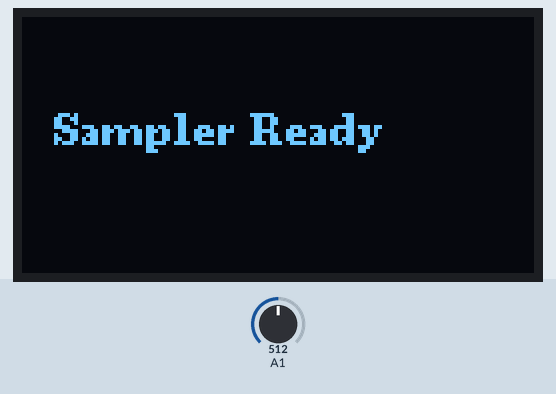
This sketch was run on a simulated Arduino Uno, built with avr-gcc and run on an emulated ATmega328P. On the bench: 128×64 one-colour display. The test bench sets the inputs (shaded band); at power-on: A1 = 512.

Above: at 0.2 s.
At 0.9 s:
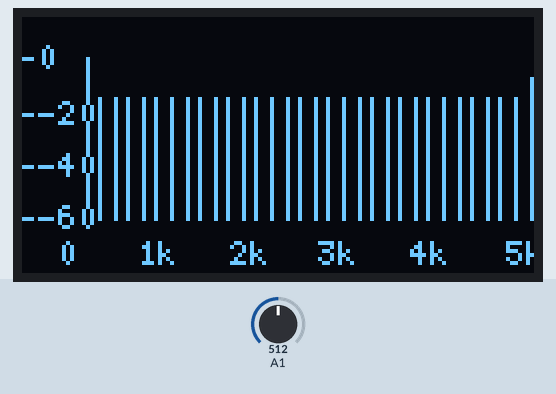
At 1.4 s:
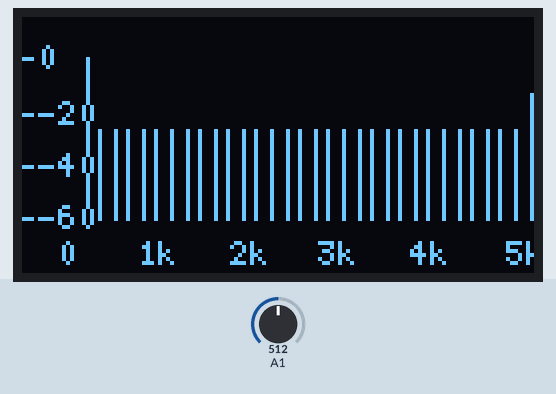
At 1.9 s:
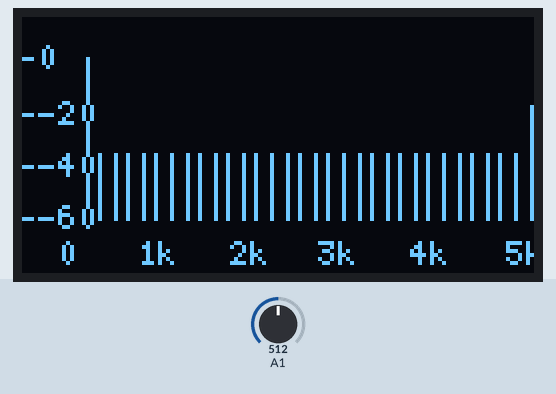
At 4.3 s:
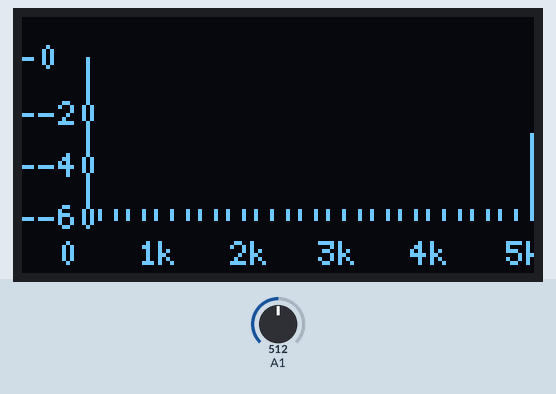
At 5.7 s:
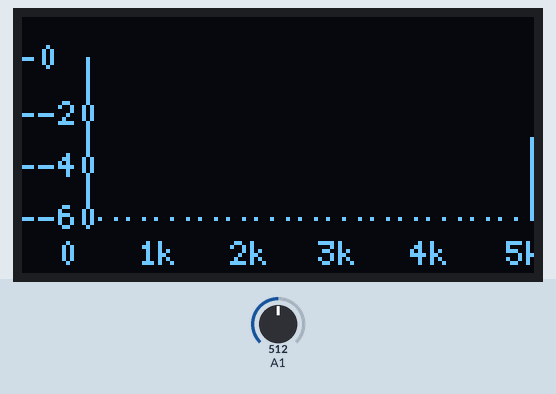

The sketch:

fft_interrup_2k_algo_03.2_10K.ino
```cpp
#include <U8g2lib.h>
#include <SPI.h>
#include "fix_fft.h"
#include <avr/pgmspace.h>
#include <avr/interrupt.h>

#define SAMPLE_RATE   10000UL     // 10 kHz sampling
#define BUFFER_LEN    128
#define GROUP_SIZE     2
#define OLED_CS    10
#define OLED_DC     8
#define OLED_RESET  9

U8G2_SSD1306_128X64_NONAME_1_4W_HW_SPI u8g2(U8G2_R0, OLED_CS, OLED_DC, OLED_RESET);

char data[BUFFER_LEN];
char im[BUFFER_LEN];
int16_t magAvg[BUFFER_LEN / 2] = {0};
int16_t magFiltered[BUFFER_LEN / 2] = {0};

const uint8_t hannWindow[BUFFER_LEN] PROGMEM = {
  0,0,0,0,0,0,0,1,1,1,1,2,2,3,4,5,
  6,7,8,10,12,14,16,19,22,25,28,32,37,41,46,51,
  57,63,69,76,83,90,98,105,113,122,130,138,147,155,164,172,
  180,189,196,204,211,218,224,230,235,240,244,248,251,253,254,255,
  255,254,253,251,248,244,240,235,230,224,218,211,204,196,189,180,
  172,164,155,147,138,130,122,113,105,98,90,83,76,69,63,57,
  51,46,41,37,32,28,25,22,19,16,14,12,10,8,7,6,
  5,4,3,2,2,1,1,1,1,0,0,0,0,0,0,0
};

int fastLog10(int val) {
  int log10x100 = 0;
  while (val >= 10) { val /= 10; log10x100 += 100; }
  if (val >= 8) log10x100 += 90;
  else if (val >= 6) log10x100 += 78;
  else if (val >= 4) log10x100 += 60;
  else if (val >= 2) log10x100 += 30;
  return log10x100;
}

int median3(int a, int b, int c) {
  if ((a <= b && b <= c) || (c <= b && b <= a)) return b;
  if ((b <= a && a <= c) || (c <= a && a <= b)) return a;
  return c;
}

void setup() {
  u8g2.begin();
  u8g2.setBusClock(4000000);
  u8g2.firstPage();
  do {
    u8g2.setFont(u8g2_font_ncenB08_tr);
    u8g2.drawStr(8, 32, "Sampler Ready");
  } while (u8g2.nextPage());

  // ADC setup — prescaler = 64, AVcc ref
  ADCSRA = (1 << ADEN) | (1 << ADPS2) | (1 << ADPS1);
  ADMUX  = (1 << REFS0) | 1;   // Channel A1
  DIDR0  = (1 << ADC1D);       // Disable digital input buffer on A1
}

void loop() {
  unsigned long t0 = micros();

  for (uint8_t i = 0; i < BUFFER_LEN; i++) {
    // --- ADC read using registers ---
    ADCSRA |= (1 << ADSC);
    while (ADCSRA & (1 << ADSC));  // Wait conversion
    uint16_t adcVal = ADC;

    int8_t sample = (adcVal >> 2) - 128;
    uint8_t w = pgm_read_byte(&hannWindow[i]);
    data[i] = ((int16_t)sample * w) / 255;
    im[i] = 0;

    // Maintain exact 10 kHz sampling
    while (micros() - t0 < (1000000UL / SAMPLE_RATE));
    t0 += (1000000UL / SAMPLE_RATE);
  }

  // Perform FFT
  fix_fft(data, im, 7, 0);

  const int REF_MAG = 16384;
  for (int i = 1; i < BUFFER_LEN / 2; i++) {
    int re = data[i];
    int imv = im[i];
    long mag2 = (long)re * re + (long)imv * imv;

    int dbVal;
    if (mag2 < 20) dbVal = -60;
    else {
      int dbX100 = 10 * fastLog10((int)mag2) - 10 * fastLog10(REF_MAG);
      dbVal = dbX100 / 100;
      if (dbVal < -60) dbVal = -60;
      if (dbVal > 0) dbVal = 0;
    }
    magAvg[i] = ((magAvg[i] * 3) + dbVal) >> 2;
  }

  // Apply 3-point median filter
  magFiltered[0] = magAvg[0];
  for (int k = 1; k < BUFFER_LEN / 2 - 1; k++) {
    magFiltered[k] = median3(magAvg[k - 1], magAvg[k], magAvg[k + 1]);
  }
  magFiltered[BUFFER_LEN / 2 - 1] = magAvg[BUFFER_LEN / 2 - 1];

  // Find peak
  int peakIndex = 1;
  int peakValue = -128;
  for (int k = 1; k < BUFFER_LEN / 2; k++) {
    if (magFiltered[k] > peakValue) {
      peakValue = magFiltered[k];
      peakIndex = k;
    }
  }

  // Display spectrum on OLED
  u8g2.firstPage();
  do {
    u8g2.setFont(u8g2_font_5x7_tr);

    // Y-axis labels
    for (int dB = -60; dB <= 0; dB += 20) {
      int yPos = map(dB, -60, 0, 50, 10);
      u8g2.drawLine(0, yPos, 2, yPos);
      char buf[6];
      sprintf(buf, "%d", dB);
      u8g2.drawStr(4, yPos + 3, buf);
    }

    // Bars
    for (int i = 1; i < BUFFER_LEN / 2; i += GROUP_SIZE) {
      long sumMag = 0;
      for (int j = 0; j < GROUP_SIZE; j++) {
        int idx = i + j;
        if (idx >= BUFFER_LEN / 2) break;
        sumMag += magFiltered[idx];
      }
      int avgDB = sumMag / GROUP_SIZE;
      int barHeight = map(avgDB, -60, 0, 0, 40);
      int x = map(i, 1, BUFFER_LEN / 2 - 1, 16, 127);
      int yTop = 50 - barHeight;
      u8g2.drawLine(x, 50, x, yTop);
    }

    // Peak line
    int xPeak = map(peakIndex, 1, BUFFER_LEN / 2 - 1, 16, 127);
    u8g2.drawLine(xPeak, 50, xPeak, 10);

    // X-axis labels (0–5 kHz)
    const char* freqLabels[] = {"0", "1k", "2k", "3k", "4k", "5k"};
    for (int j = 0; j < 6; j++) {
      int bin = (BUFFER_LEN / 2 - 1) * j / 5;
      int x = map(bin, 1, BUFFER_LEN / 2 - 1, 16, 127);
      u8g2.drawStr(x - 6, 62, freqLabels[j]);
    }

  } while (u8g2.nextPage());
}
```

Measured:
- what the display in image 0 shows lasts 0.6 s, from 0.2 s to 0.8 s
- what the display in image 2 shows lasts 0.5 s, from 1.4 s to 1.9 s
- what the display in image 4 shows lasts 0.9 s, from 4.3 s to 5.2 s
